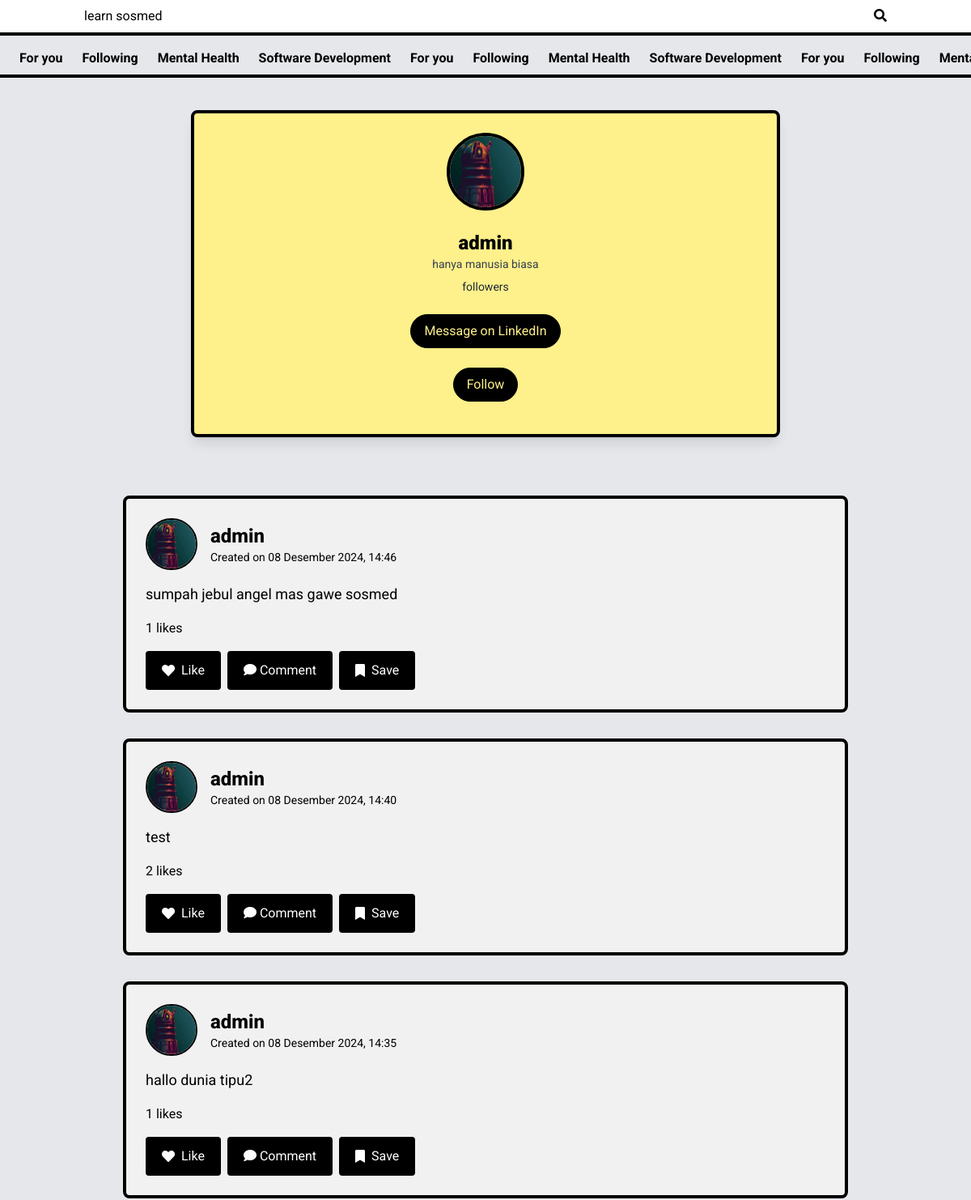
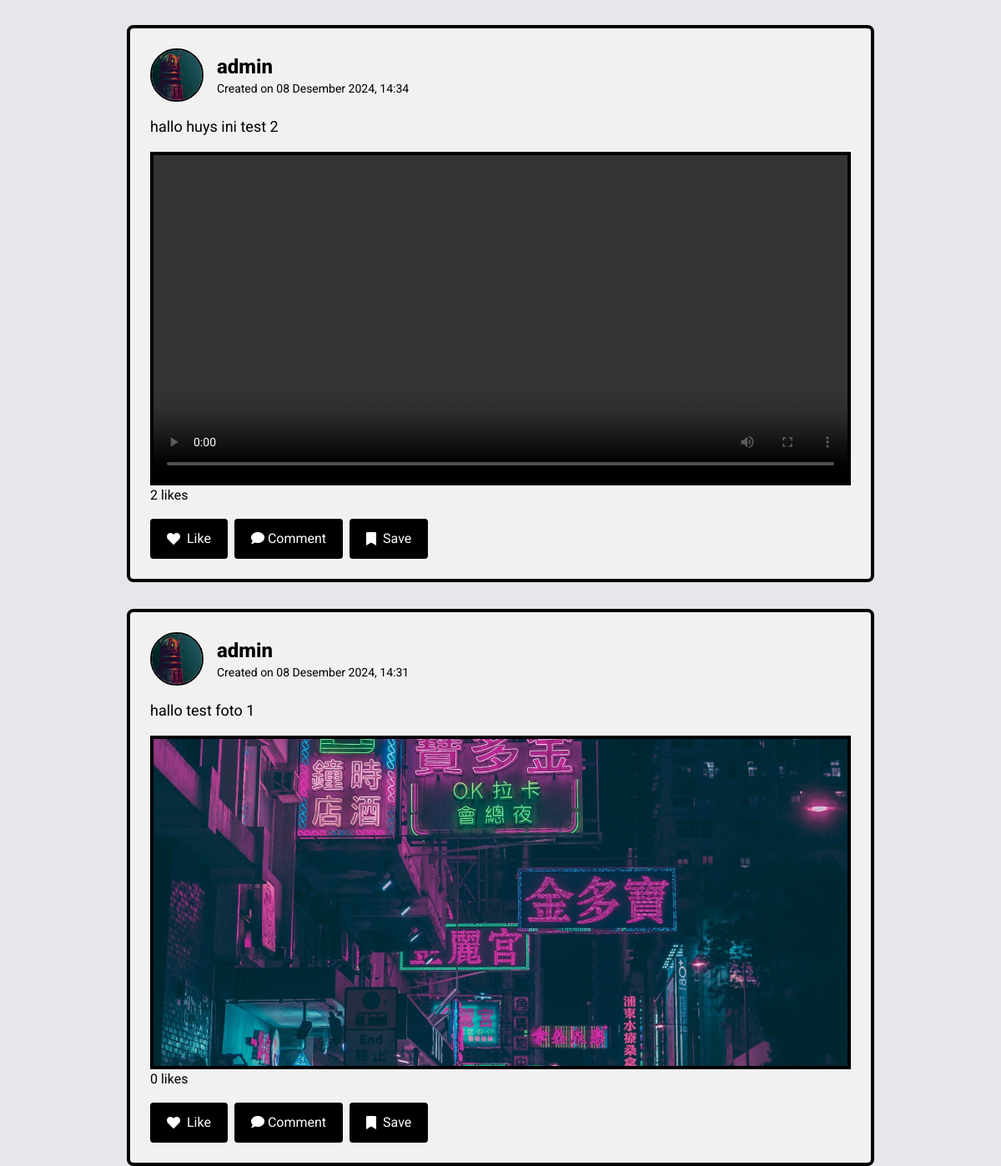
Page /profile/1/ on the committed database (2 pictures, top to bottom).
### sosmed/models.py (models this page shows, shortened)
class User(AbstractUser,PermissionsMixin):
    username = None
    name = models.CharField(max_length=200)
    email = models.EmailField(unique=True,verbose_name='email address')
    profile_picture = models.ImageField(blank=True,default='profile.png',upload_to='profile_picture/')
    bio = models.TextField(max_length=500, blank=True)
    is_active = models.BooleanField(default=True)
    is_admin = models.BooleanField(default=False)
    is_staff = models.BooleanField(default=False)
    is_superuser = models.BooleanField(default=False)
    objects = UserManager()
    USERNAME_FIELD = 'email'
    REQUIRED_FIELDS = ['name']

class Post(models.Model):
    creator = models.ForeignKey(User, on_delete=models.CASCADE, related_name='posts')
    caption = models.TextField(blank=True)
    image = models.ImageField(blank=True, upload_to='posts/')
    video = models.FileField(blank=True, upload_to='posts/', null=True,
                             validators=[FileExtensionValidator(allowed_extensions=['mp4', 'mov'])])
    created_at = models.DateTimeField(auto_now_add=True)
    slug = models.SlugField(blank=True, editable=False)
    categories = models.ForeignKey(Category, on_delete=models.CASCADE)
    liker = models.ManyToManyField(User, blank=True, related_name='likes')
    like_count = models.IntegerField(default=0)
    savers = models.ManyToManyField(User, blank=True, related_name='saved')
    comment_count = models.IntegerField(default=0)

### sosmed/views.py (the view)
# urls.py: path("profile/<int:user_id>/", detail_profile, name="detail_profile"),
def detail_profile(request, user_id):
    user_profile = get_object_or_404(User, id=user_id)
    posts = Post.objects.filter(creator=user_profile).order_by('-created_at')
    return render(request, "sosmed/detailprofile.html", context={
        'title': 'Detail Profile',
        'heading': 'Detail Profile',
        'posts': iterate_post(posts),
        'profile': user_profile,
    })

### sosmed/views.py (called while the page is built)
def iterate_post(posts):
    post_data = []
    for post in posts:
        likes = post.liker.all()
        like_count = likes.count()
        liked_usernames = [user.name for user in likes[:3]]
        post_data.append({
            'post': post,
            'like_count': like_count,
            'liked_usernames': liked_usernames,
        })
    return post_data

### sosmed/templates/sosmed/detailprofile.html (shortened to what this page needs)
{% extends "base.html" %}
{% load static %}
{% block content %}
    {% include 'navbar.html' %}
{% include 'category.html' %}
    <div class="max-w-3xl mx-auto pt-8 px-4 space-y-8" style="background-color: transparent; margin: 20px auto; padding: 20px;">
    <div class="relative bg-yellow-200 shadow-lg border-4 border-black p-6 hover:shadow-xl transition-shadow duration-300 rounded-lg text-center">
        <div class="mb-6 flex justify-center">
            {% if profile.profile_picture %}
                <img src="{{ profile.profile_picture.url }}" alt="{{ profile.name }}" class="w-20 h-20 sm:w-24 sm:h-24 rounded-full border-4 border-black">
            {% else %}
                <img src="/static/default_profile.png" alt="Default Profile Picture" class="w-20 h-20 sm:w-24 sm:h-24 rounded-full border-4 border-black">
            {% endif %}
        </div>
        <div>
            <p class="text-xl sm:text-2xl font-black leading-none text-black">{{ profile.name }}</p>
            <p class="text-sm text-gray-700 mb-2">{{ profile.bio }}</p>
            <p class="text-sm text-gray-800 mb-4">{{ profile.total_followers }} followers</p>
            <div class="mb-4">
                <a href="https://www.linkedin.com/in/{{ profile.linkedin_username }}" target="_blank"
                   class="mt-2 inline-block border border-black text-yellow-200 px-3 py-1.5 sm:px-4 sm:py-2 rounded-full bg-black hover:bg-yellow-300 hover:text-black transition-all">
                    Message on LinkedIn
                </a>
            </div>
            <div>
                <button class="mt-2 border border-black text-yellow-200 px-3 py-1.5 sm:px-4 sm:py-2 rounded-full bg-black hover:bg-yellow-300 hover:text-black transition-all">
                    Follow
                </button>
            </div>
        </div>
    </div>
</div>
    <main class="container mx-auto p-0 md:px-4">
        <div class="w-full pt-8 space-y-8">
            {% for item in posts %}
            <div class="bg-[#f1f1f1] border-4 border-black shadow-none w-full max-w-4xl mx-auto rounded-none md:rounded-lg">
                <div class="p-4 md:p-6">
                    <div class="flex items-center mb-4">
                        <img src="{{ item.post.creator.profile_picture.url }}" alt="{{ item.post.creator.name }}" class="w-16 h-16 rounded-full mr-4 border-2 border-black">
                        <div>
                            <a href="{% url 'sosmed:detail_profile' user_id=item.post.creator.id %}" class="text-2xl font-extrabold text-black">{{ item.post.creator.name }}</a>
                            <p class="text-sm text-black">Created on {{ item.post.created_at|date:"d F Y, H:i" }}</p>
                        </div>
                    </div>
                    <p class="text-lg text-black mb-4">
                        {% if item.post.caption|length > 100 %}
                            {{ item.post.caption|slice:":100" }}
                            <span id="more-{{ forloop.counter }}" style="display:none;">{{ item.post.caption|slice:"100:" }}</span>
                            <a href="javascript:void(0);" onclick="toggleText('{{ forloop.counter }}');" id="toggle-{{ forloop.counter }}" class="text-blue-500 hover:underline">...lihat selengkapnya</a>
                        {% else %}
                            {{ item.post.caption }}
                        {% endif %}
                    </p>
                    {% if item.post.image %}
                        <a href="{{ item.post.image.url }}" target="_blank">
                            <img src="{{ item.post.image.url }}" alt="{{ item.post.caption }}" class="w-full h-auto max-h-[400px] border-4 border-black object-cover">
                        </a>
                    {% elif item.post.video %}
                        <video controls class="w-full h-auto max-h-[400px] border-4 border-black">
                            <source src="{{ item.post.video.url }}" type="video/mp4">
                        </video>
                    {% endif %}
                    <p class="text-black mb-4" id="like-count-{{ item.post.id }}">
                        {{ item.like_count }} likes
                    </p>
                    <div class="flex space-x-2 mt-4">
                        <button id="like-button-{{ item.post.id }}" data-post-id="{{ item.post.id }}" class="bg-black text-white px-2 py-1 border-4 border-black rounded hover:bg-[#ffce00] transition-all flex items-center space-x-1 sm:px-4 sm:py-2 sm:space-x-2">
                            <i class="fas fa-heart"></i>
                            {% if user in item.post.liker.all %}
                            <span class="text-sm sm:text-base">Unlike</span>
                            {% else %}
                            <span class="text-sm sm:text-base">Like</span>
                            {% endif %}
                        </button>
                        <button class="bg-black text-white px-2 py-1 border-4 border-black rounded hover:bg-[#ffce00] transition-all flex items-center space-x-1 sm:px-4 sm:py-2 sm:space-x-2">
                            <a href="{% url 'sosmed:detail_post' post_id=item.post.id %}">
                                <i class="fas fa-comment"></i>
                                <span class="text-sm sm:text-base">Comment</span>
                            </a>
                        </button>
                        <button id="save-button-{{ item.post.id }}" data-post-id="{{ item.post.id }}" class="bg-black text-white px-2 py-1 border-4 border-black rounded hover:bg-[#ffce00] transition-all flex items-center space-x-1 sm:px-4 sm:py-2 sm:space-x-2">
                            <i class="fas fa-bookmark"></i>
                            {% if user in item.post.saved_by.all %}
                            <span class="text-sm sm:text-base">Unsave</span>
                            {% else %}
                            <span class="text-sm sm:text-base">Save</span>
                            {% endif %}
                        </button>
                    </div>
                </div>
            </div>
            {% endfor %}
        </div>
    </main>
{% endblock %}

### templates/base.html (shortened to what this page needs)
<!DOCTYPE html>
<html lang="en">
<head>
    <script src="https://cdn.tailwindcss.com"></script>
    <link href="https://cdnjs.cloudflare.com/ajax/libs/font-awesome/5.15.3/css/all.min.css" rel="stylesheet"/>
</head>
<body class="bg-gray-200">
    {% block content %}
    {% endblock %}
</body>
</html>

### templates/navbar.html (shortened to what this page needs)
<header class="bg-white border-b-4 border-black hidden lg:block">
    <div class="container mx-auto px-4 py-2">
        <div class="flex justify-between items-center">
            <div>
                <a href="{% url 'sosmed:index' %}">
                    <h3>learn sosmed</h3>
                </a>
            </div>
            <div class="flex items-center space-x-4">
                <button class="text-black font-bold">
                    <i class="fas fa-search"></i>
                </button>
            </div>
        </div>
    </div>
</header>

### templates/category.html (shortened to what this page needs)
<nav class="nav-categories overflow-x-auto no-scrollbar mt-2 pb-2 border-b-4 border-black pl-6">
<div class="flex items-center space-x-6 mt-2">
        <a class="text-black font-bold whitespace-nowrap" href="{% url 'sosmed:index' %}">For you</a>
        <a class="text-black font-bold whitespace-nowrap" href="#">Following</a>
        <a class="text-black font-bold whitespace-nowrap" href="#">Mental Health</a>
        <a class="text-black font-bold whitespace-nowrap" href="#">Software Development</a>
        <a class="text-black font-bold whitespace-nowrap" href="#">For you</a>
        <a class="text-black font-bold whitespace-nowrap" href="#">Following</a>
        <a class="text-black font-bold whitespace-nowrap" href="#">Mental Health</a>
        <a class="text-black font-bold whitespace-nowrap" href="#">Software Development</a>
        <a class="text-black font-bold whitespace-nowrap" href="#">For you</a>
        <a class="text-black font-bold whitespace-nowrap" href="#">Following</a>
        <a class="text-black font-bold whitespace-nowrap" href="#">Mental Health</a>
    </div>
</nav>

### templates/base.html (style rules this page uses)
body { font-family: 'Roboto', sans-serif; }
.no-scrollbar { -ms-overflow-style: none; scrollbar-width: none; }

### rows in the picture
User: profile_picture (picture), name "admin", bio "hanya manusia biasa"
Post: post.creator.profile_picture (picture), post.creator.name "admin", post.created_at "08 Desember 2024, 14:46", post.caption "sumpah jebul angel mas gawe sosmed", like_count "1", shows "Like"
Post: post.creator.profile_picture (picture), post.creator.name "admin", post.created_at "08 Desember 2024, 14:40", post.caption "test", like_count "2", shows "Like"
Post: post.creator.profile_picture (picture), post.creator.name "admin", post.created_at "08 Desember 2024, 14:35", post.caption "hallo dunia tipu2", like_count "1", shows "Like"
Post: post.creator.profile_picture (picture), post.creator.name "admin", post.created_at "08 Desember 2024, 14:34", post.caption "hallo huys ini test 2", like_count "2", shows "Like"
Post: post.creator.profile_picture (picture), post.creator.name "admin", post.created_at "08 Desember 2024, 14:31", post.caption "hallo test foto 1", post.image (picture), like_count "0", shows "Like"
